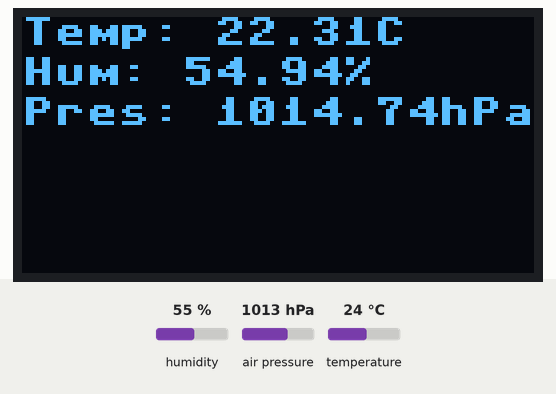
A program run on a simulated Raspberry Pi Pico running MicroPython. On the bench: 128×64 one-colour display. The test bench sets the inputs (shaded band); at power-on: humidity 55 %, air pressure 1013 hPa, temperature 24 °C. Files the program writes start out absent; random numbers come from a fixed seed; no radio messages arrive unless stated (any console line starting 'radio sent:' is added by the test bench); files that are not in the repository are absent; the clock reads 2024-03-15 10:24:30 at power-on unless the program sets it; library files of the repository ran but are not shown: ulora.py, ssd1306.py, BME280.py; what the program prints to the serial console is not drawn.

Above: at 0.2 s.

The program:

lora.py
```python
# Based on https://github.com/ElektorLabs/210047-LoRa-with-the-Raspberry-Pi-Pico/tree/main/Software

#import all requiered parts
import machine
import time
# import onewire
# import ds18x20
import utime
import ubinascii
import os

from micropython import const
from ulora import TTN, uLoRa

import ssd1306
import BME280

i2c = machine.SoftI2C(scl=machine.Pin(22), sda=machine.Pin(21))

oled_width = 128
oled_height = 64
oled = ssd1306.SSD1306_I2C(oled_width, oled_height, i2c)

oled.text('Reading BME280', 0, 20)

oled.show()

#Set the pinout for the RP2040
'''
LORA_SCK = const(6)
LORA_MOSI = const(7)
LORA_MISO = const(4)
LORA_CS = const(5)
LORA_IRQ = const(8)
LORA_RST = const(9)
'''
#Set the pinout for the IoT-02
LORA_SCK = const(5)
LORA_MOSI = const(25)
LORA_MISO = const(15)
LORA_CS = const(18)
LORA_IRQ = const(26) # <---- IRQ -> DIO0
LORA_RST = const(14)

#LoRa configuration
LORA_DATARATE = "SF9BW125"  # Choose from several available

#Enter the Data for the TTN access here
DEVADDR = bytearray([0x26, 0x0B, 0x71, 0x90])
# DEVADDR = bytearray([INSERT DATA HERE])
# static const u4_t DEVADDR = 0x260B7190 ;
NWKEY = bytearray([0x27, 0x92, 0xAA, 0x1E, 0x8A, 0xC5, 0x8D, 0x7F, 0x47, 0xBE, 0xBF, 0x3A, 0x5D, 0xAC, 0x3D, 0xC7])
# NWKEY = bytearray([INSERT DATA HERE])
# static const PROGMEM u1_t NWKSKEY[16] = { 0x27, 0x92, 0xAA, 0x1E, 0x8A, 0xC5, 0x8D, 0x7F, 0x47, 0xBE, 0xBF, 0x3A, 0x5D, 0xAC, 0x3D, 0xC7 };
APP = bytearray([0xE7, 0x76, 0xF4, 0x8E, 0xBB, 0xA1, 0xE3, 0xD7, 0xBF, 0xE8, 0xCD, 0xF2, 0x5D, 0x1A, 0x2C, 0xBA])
# APP = bytearray([INSERT DATA HERE])
# static const u1_t PROGMEM APPSKEY[16] = { 0xE7, 0x76, 0xF4, 0x8E, 0xBB, 0xA1, 0xE3, 0xD7, 0xBF, 0xE8, 0xCD, 0xF2, 0x5D, 0x1A, 0x2C, 0xBA };
#Configure your contry accodtingly for Europe you may use ="EU"
TTN_CONFIG = TTN(DEVADDR, NWKEY, APP, country="EU")
FPORT = 1


#Initialize the RFM95
lora = uLoRa(
    cs=LORA_CS,
    sck=LORA_SCK,
    mosi=LORA_MOSI,
    miso=LORA_MISO,
    irq=LORA_IRQ,
    rst=LORA_RST,
    ttn_config=TTN_CONFIG,
    datarate=LORA_DATARATE,
    fport=FPORT
)
'''
#OneWire setup
dat = machine.Pin(16)

# create the onewire object
ds = ds18x20.DS18X20(onewire.OneWire(dat))

#At this point the hardware is ready to go
# We will now scan for attached 1Wire devices

# scan for devices on the bus
roms = ds.scan()
print('found devices:', roms)
while len(roms ) == 0:
    print("Sleep for 120 seconds")
    time.sleep(120)
    roms = ds.scan()
    print('found devices:', roms)
'''
try:
    f = open('counter.txt','r')
    strval = f.read()
    f.close()
except OSError:  # open failed
   # handle the file open case
    f = open('counter.txt','w')
    f.write('0')
    f.close()
    print("Write new counter.txt with value=0")
    f = open('counter.txt','r')
    strval = f.read()
    f.close()
print(strval)
lora.frame_counter= int(strval)
print("Start with Framecounter="+str(lora.frame_counter))

while True:
    bme = BME280.BME280(i2c=i2c)
    temp = bme.temperature
    hum = bme.humidity
    pres = bme.pressure
    tempOled = 'Temp: '+ temp+'                '
    print(tempOled)
    oled = ssd1306.SSD1306_I2C(oled_width, oled_height, i2c)
    oled.text(tempOled,0,0)
    humOled = 'Hum: '+hum+'                '
    print(humOled)
    oled.text(humOled,0,10)
    # print('Pressure: ', pres)
    pressOled = 'Pres: '+ pres+'                '
    print(pressOled)
    oled.text(pressOled,0,20)
    oled.show()
    temp = temp[:-1] # Removing character C
    nTx100 = int(float(temp)*100)
    data = b""
    data += nTx100.to_bytes(4,'big')
    print("data: %s"%data)
    print("Sending packet...", lora.frame_counter, ubinascii.hexlify(data))
    lora.send_data(data, len(data), lora.frame_counter)
    print(len(data), "bytes sent!")
    lora.frame_counter += 1
    f = open('counter.txt','w')
    f.write(str(lora.frame_counter))
    f.close()
    print("Sleep for 900 seconds")
    time.sleep(900)
    '''
    print("Sleep for 9seconds")
    time.sleep(9)
    '''
```

ulora_encryption.py
```python
# (licence header left out)
"""
`adafruit_tinylora_encryption.py`
======================================================
Required tinyLoRA Encryption Methods for AES and
Message Integrity checks.
* Author(s): adafruit
"""
# from http://cs.ucsb.edu/~koc/cs178/projects/JT/aes.c
def xtime(col):
    """xtime impl. for _mix_single_column()
    """
    return (((col << 1) ^ 0x1B) & 0xFF) if (col & 0x80) else (col << 1)

# AES S-box
S_BOX = (b'c|w{\xf2ko\xc50\x01g+\xfe\xd7\xabv',
         b'\xca\x82\xc9}\xfaYG\xf0\xad\xd4\xa2\xaf\x9c\xa4r\xc0',
         b'\xb7\xfd\x93&6?\xf7\xcc4\xa5\xe5\xf1q\xd81\x15',
         b"\x04\xc7#\xc3\x18\x96\x05\x9a\x07\x12\x80\xe2\xeb'\xb2u",
         b'\t\x83,\x1a\x1bnZ\xa0R;\xd6\xb3)\xe3/\x84',
         b'S\xd1\x00\xed \xfc\xb1[j\xcb\xbe9JLX\xcf',
         b'\xd0\xef\xaa\xfbCM3\x85E\xf9\x02\x7fP<\x9f\xa8',
         b'Q\xa3@\x8f\x92\x9d8\xf5\xbc\xb6\xda!\x10\xff\xf3\xd2',
         b'\xcd\x0c\x13\xec_\x97D\x17\xc4\xa7~=d]\x19s',
         b'`\x81O\xdc"*\x90\x88F\xee\xb8\x14\xde^\x0b\xdb',
         b'\xe02:\nI\x06$\\\xc2\xd3\xacb\x91\x95\xe4y',
         b'\xe7\xc87m\x8d\xd5N\xa9lV\xf4\xeaez\xae\x08',
         b'\xbax%.\x1c\xa6\xb4\xc6\xe8\xddt\x1fK\xbd\x8b\x8a',
         b'p>\xb5fH\x03\xf6\x0ea5W\xb9\x86\xc1\x1d\x9e',
         b'\xe1\xf8\x98\x11i\xd9\x8e\x94\x9b\x1e\x87\xe9\xceU(\xdf',
         b'\x8c\xa1\x89\r\xbf\xe6BhA\x99-\x0f\xb0T\xbb\x16')


class AES():
    """TinyLoRA AES Implementation
    Functions in this implementation are from and/or derived from AES-Python
    (https://github.com/bozhu/AES-Python) and TinyLoRa ()
    """

    def __init__(self, device_address, app_key, network_key, frame_counter):
        self._app_key = app_key
        self._device_address = device_address
        self._network_key = network_key
        self.frame_counter = frame_counter

    def encrypt(self, aes_data):
        """Performs AES Encryption routine with data.
        :param bytearray data: Data to-be encrypted.
        """
        self.encrypt_payload(aes_data)
        return aes_data

    def encrypt_payload(self, data):
        """Encrypts data payload.
        :param bytearray data: Data to-be-encrypted.
        """
        block_a = bytearray(16)
        # calculate required number of blocks
        num_blocks = len(data) // 16
        incomplete_block_size = len(data) % 16
        if incomplete_block_size != 0:
            num_blocks += 1
        # k = data ptr
        k = 0
        i = 1
        while i <= num_blocks:
            block_a[0] = 0x01
            block_a[1] = 0x00
            block_a[2] = 0x00
            block_a[3] = 0x00
            block_a[4] = 0x00
            block_a[5] = 0x00
            # block from device_address, MSB first
            block_a[6] = self._device_address[3]
            block_a[7] = self._device_address[2]
            block_a[8] = self._device_address[1]
            block_a[9] = self._device_address[0]
            # block from frame counter
            block_a[10] = (self.frame_counter & 0x00FF)
            block_a[11] = ((self.frame_counter >> 8) & 0x00FF)
            block_a[12] = 0x00
            block_a[13] = 0x00
            block_a[14] = 0x00
            block_a[15] = i
            # calculate S
            self._aes_encrypt(block_a, self._app_key)
            # check for last block
            if i != num_blocks:
                for j in range(16):
                    data[k] ^= block_a[j]
                    k += 1
            else:
                if incomplete_block_size == 0:
                    incomplete_block_size = 16
                for j in range(incomplete_block_size):
                    data[k] ^= block_a[j]
                    k += 1
            i += 1

    def _aes_encrypt(self, data, key):
        """Performs 9 rounds of AES encryption on data per TinyLoRa spec.
        NOTE: This is not an accurate aes_encrypt impl., tinylora performs
        an additional key calculation after 9 rounds.
        :param bytearray data: Data array.
        :param bytearray key: Round Key Array.
        """
        state = [['0', '0', '0', '0'],
                 ['0', '0', '0', '0'],
                 ['0', '0', '0', '0'],
                 ['0', '0', '0', '0']]
        # Copy Data to State Array for manipulation
        for col in range(4):
            for row in range(4):
                state[col][row] = data[row + (col << 2)]
        # copy key to round_key
        round_key = bytearray(key)
        self._aes_add_round_key(round_key, state)
        # encrypt data 9x
        for round_nums in range(1, 10):
            self._round_encrypt(state, round_key, round_nums)
        self._aes_sub_bytes(state)
        self._aes_shift_rows(state)
        self._aes_calculate_key(10, round_key)
        self._aes_add_round_key(round_key, state)
        for row in range(4):
            for col in range(4):
                data[col + (row << 2)] = state[row][col]

    def _round_encrypt(self, state, key, num_round):
        """Performs one round of AES.
        :param bytearray state: State array.
        :param bytearray key: Round key array.
        :param int round: AES round number.
        """
        self._aes_sub_bytes(state)
        self._aes_shift_rows(state)
        self._aes_mix_columns(state)
        self._aes_calculate_key(num_round, key)
        self._aes_add_round_key(key, state)

    def _aes_calculate_key(self, num_round, round_key):
        """Performs round key calculation per TinyLoRa's spec.
        :param int num_round: Round number
        :param bytearray round_key: Round key array.
        """
        tmp_arr = bytearray(4)
        round_const = 0x01
        # add round_const calculation
        while num_round != 1:
            b = round_const & 0x80
            round_const <<= 1
            round_const &= 0xff
            if b == 0x80:
                round_const ^= 0x1b
            num_round -= 1
        # Calculate first temp
        tmp_arr[0] = self._aes_sub_byte(round_key[12 + 1])
        tmp_arr[1] = self._aes_sub_byte(round_key[12 + 2])
        tmp_arr[2] = self._aes_sub_byte(round_key[12 + 3])
        tmp_arr[3] = self._aes_sub_byte(round_key[12 + 0])
        # XOR tmp_arr[0] wth round_const first
        tmp_arr[0] ^= round_const
        # then calculate new round key
        for i in range(4):
            for j in range(4):
                round_key[j + (i << 2)] ^= tmp_arr[j]
                tmp_arr[j] = round_key[j + (i << 2)]

    @staticmethod
    def _aes_add_round_key(round_key, state):
        """AES AddRoundKey Step: Round_Key combined with the state.
        :param bytearray round_key: Subkey for each round.
        :param bytearray state: State array.
        """
        for col in range(4):
            for row in range(4):
                state[col][row] ^= round_key[row + (col << 2)]

    @staticmethod
    def _aes_sub_byte(sub_byte):
        """Sub-Byte Step: Used for returning specific byte
        from the AES S_BOX.
        :param byte sub_byte: byte to be replaced with S_BOX byte.
        """
        row = ((sub_byte >> 4) & 0x0F)
        col = (sub_byte & 0x0F)
        return S_BOX[row][col]

    def _aes_sub_bytes(self, state):
        """AES SubBytes Step: Replace state arr. bytes w/sub-byte from S_BOX
        :param bytearray s: State array.
        """
        for col in range(4):
            for row in range(4):
                state[row][col] = self._aes_sub_byte(state[row][col])

    @staticmethod
    def _mix_single_column(col):
        """Mixes individual columns with state array
        :param bytearray col: Column from statearray
        """
        temp = col[0] ^ col[1] ^ col[2] ^ col[3]
        col_zero = col[0]
        col[0] ^= temp ^ xtime(col[0] ^ col[1])
        col[1] ^= temp ^ xtime(col[1] ^ col[2])
        col[2] ^= temp ^ xtime(col[2] ^ col[3])
        col[3] ^= temp ^ xtime(col[3] ^ col_zero)

    def _aes_mix_columns(self, state):
        """AES MixColumns Step: Multiplies each column of the state array with xtime.
        :param bytearray state: State array.
        """
        for i in range(4):
            self._mix_single_column(state[i])

    @staticmethod
    def _aes_shift_rows(arr):
        """AES ShiftRows Step: State array's bytes shifted to the left.
        :param bytearray state: State array.
        """
        arr[0][1], arr[1][1], arr[2][1], arr[3][1] = arr[1][1], arr[2][1], arr[3][1], arr[0][1]
        arr[0][2], arr[1][2], arr[2][2], arr[3][2] = arr[2][2], arr[3][2], arr[0][2], arr[1][2]
        arr[0][3], arr[1][3], arr[2][3], arr[3][3] = arr[3][3], arr[0][3], arr[1][3], arr[2][3]

    def calculate_mic(self, lora_packet, lora_packet_length, mic):
        """Calculates the validity of data messages, generates a message integrity check bytearray.
        """
        block_b = bytearray(16)
        key_k1 = bytearray(16)
        key_k2 = bytearray(16)
        old_data = bytearray(16)
        new_data = bytearray(16)
        block_b[0] = 0x49
        block_b[6] = self._device_address[3]
        block_b[7] = self._device_address[2]
        block_b[8] = self._device_address[1]
        block_b[9] = self._device_address[0]
        block_b[10] = (self.frame_counter & 0x00FF)
        block_b[11] = ((self.frame_counter >> 8) & 0x00FF)
        block_b[15] = lora_packet_length
        # calculate num. of blocks and blocksz of last block
        num_blocks = lora_packet_length // 16
        incomplete_block_size = lora_packet_length % 16
        if incomplete_block_size != 0:
            num_blocks += 1
        # generate keys
        self._mic_generate_keys(key_k1, key_k2)
        # aes encryption on block_b
        self._aes_encrypt(block_b, self._network_key)
        # copy block_b to old_data
        for i in range(16):
            old_data[i] = block_b[i]
        block_counter = 1
        # calculate until n-1 packet blocks
        k = 0  # ptr
        while block_counter < num_blocks:
            # copy data into array
            for i in range(16):
                new_data[i] = lora_packet[k]
                k += 1
            # XOR new_data with old_data
            self._xor_data(new_data, old_data)
            # aes encrypt new_data
            self._aes_encrypt(new_data, self._network_key)
            # copy new_data to old_data
            for i in range(16):
                old_data[i] = new_data[i]
            # increase block_counter
            block_counter += 1
        # perform calculation on last block
        if incomplete_block_size == 0:
            for i in range(16):
                new_data[i] = lora_packet[k]
                k += 1
            # xor with key 1
            self._xor_data(new_data, key_k1)
            # xor with old data
            self._xor_data(new_data, old_data)
            # aes routine
            self._aes_encrypt(new_data, self._network_key)
        else:
            # copy the remaining data
            for i in range(16):
                if i < incomplete_block_size:
                    new_data[i] = lora_packet[k]
                    k += 1
                if i == incomplete_block_size:
                    new_data[i] = 0x80
                if i > incomplete_block_size:
                    new_data[i] = 0x00
            # perform xor with key 2
            self._xor_data(new_data, key_k2)
            # perform xor with old data
            self._xor_data(new_data, old_data)
            self._aes_encrypt(new_data, self._network_key)
        # load MIC[] with data
        mic[0] = new_data[0]
        mic[1] = new_data[1]
        mic[2] = new_data[2]
        mic[3] = new_data[3]
        # return message integrity check array to calling method
        return mic

    def _mic_generate_keys(self, key_1, key_2):
        # encrypt the 0's in k1 with network key
        self._aes_encrypt(key_1, self._network_key)
        # perform gen_key on key_1
        # check if key_1's msb is 1
        msb_key = (key_1[0] & 0x80) == 0x80
        # shift k1 left 1b
        self._shift_left(key_1)
        # check if msb is 1
        if msb_key:
            key_1[15] ^= 0x87
        # perform gen_key on key_2
        # copy key_1 to key_2
        key_2[0:16] = key_1[0:16]
        msb_key = (key_2[0] & 0x80) == 0x80
        self._shift_left(key_2)
        # check if msb is 1
        if msb_key:
            key_2[15] ^= 0x87

    @staticmethod
    def _shift_left(data):
        """ Shifts data bytearray left by 1
        """
        for i in range(16):
            if i < 15:
                if (data[i + 1] & 0x80) == 0x80:
                    overflow = 1
                else:
                    overflow = 0
            else:
                overflow = 0
            # shift 1b left
            data[i] = ((data[i] << 1) + overflow)&0xff

    @staticmethod
    def _xor_data(new_data, old_data):
        """ XOR two data arrays
        :param bytearray new_data: Calculated data.
        :param bytearray old_data: data to be xor'd.
        """
        for i in range(16):
            new_data[i] ^= old_data[i]
```

ttn_eu.py
```python
# (licence header left out)
"""
`ttn_eu.py`
======================================================
The Things Network Frequency Plans - EU863
* Author(s): Brent Rubell
"""
TTN_FREQS = {0: (0xd9, 0x06, 0x8b), # 868.1 MHz
             1: (0xd9, 0x13, 0x58), # 868.3 MHz
             2: (0xd9, 0x20, 0x24), # 868.5 MHz
             3: (0xd8, 0xc6, 0x8b), # 867.1 MHz
             4: (0xd8, 0xd3, 0x58), # 867.3 MHz
             5: (0xd8, 0xe0, 0x24), # 867.5 MHz
             6: (0xd8, 0xec, 0xf1), # 867.7 MHz
             7: (0xd8, 0xf9, 0xbe)} # 867.9 MHz
```
